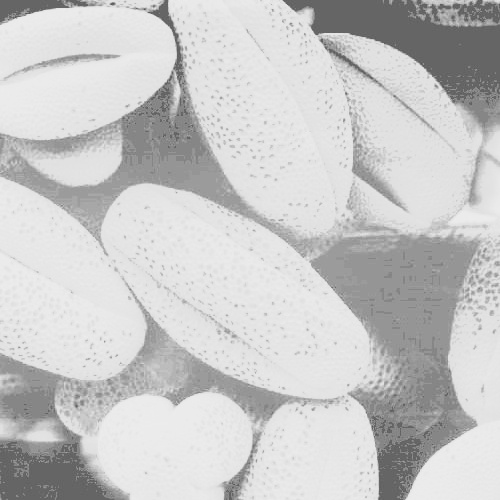
#> input picture unite_3/contrastStretch.jpg, 500 x 500 px
$ python -i space_filter.py   (imports and definitions only)   (older library calls are emulated)
#> lines starting #> are read from the running program, lines starting #| are printed output that depends on the picture
#> further down, picture is the input picture: shape (500, 500, 3); min 83, max 241, mean 200.1
# -*- coding: utf-8 -*-
"""
Created on Sun Oct 27 15:54:01 2019

@author: Julius Zhu
"""

import cv2
import numpy as np


class SpaceFilter():


    # 自定义kernal滤波
    mean_kernal = np.ones((3,3))/9

    # [98 lines left out: functions self_filter, mean_blur, gaussian_blur, median_blur, bi_demo, shift_demo and 1 more, not called in this run]

    @staticmethod
    def sobel(img):
        """
        dst = cv2.Sobel(src, ddepth, dx, dy[, dst[, ksize[, scale[, delta[, borderType]]]]])
        函数返回其处理结果。
        前四个是必须的参数：
        第一个参数是需要处理的图像；
        第二个参数是图像的深度，-1表示采用的是与原图像相同的深度。目标图像的深度必须大于等于原图像的深度；
        dx和dy表示的是求导的阶数，0表示这个方向上没有求导，一般为0、1、2。
        可选：
        ksize是Sobel算子的大小，必须为1、3、5、7。
        scale是缩放导数的比例常数，默认情况下没有伸缩系数；
        delta是一个可选的增量，将会加到最终的dst中，同样，默认情况下没有额外的值加到dst中；
        borderType是判断图像边界的模式。这个参数默认值为cv2.BORDER_DEFAULT。

        dst = cv2.addWeighted(src1, alpha, src2, beta, gamma[, dst[, dtype]])
        其中alpha是第一幅图片中元素的权重，beta是第二个的权重，gamma是加到最后结果上的一个值

        """
        x = cv2.Sobel(img,cv2.CV_16S,1,0)
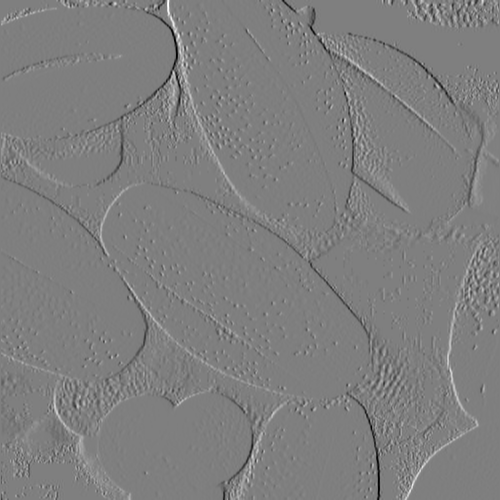
#> x: shape (500, 500, 3) int16; min -510, max 513, mean 0; drawn with min black and max white
        y = cv2.Sobel(img,cv2.CV_16S,0,1)
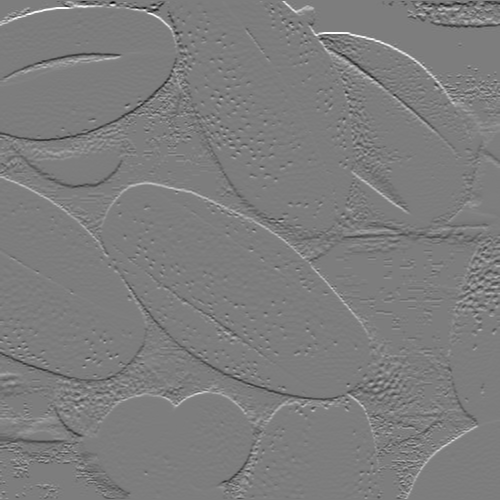
#> y: shape (500, 500, 3) int16; min -518, max 535, mean 0.4; drawn with min black and max white
        absX = cv2.convertScaleAbs(x)   # 转回uint8
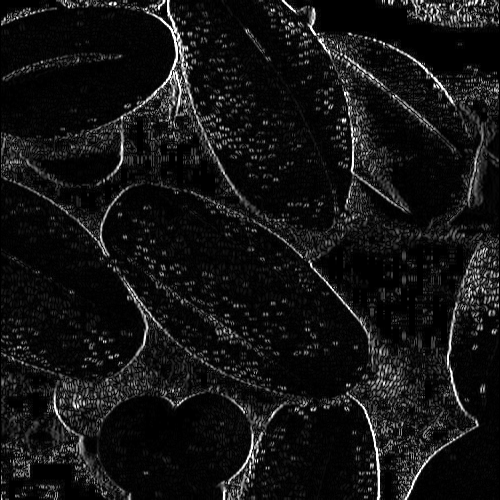
#> absX: shape (500, 500, 3); min 0, max 255, mean 20.1
        absY = cv2.convertScaleAbs(y)
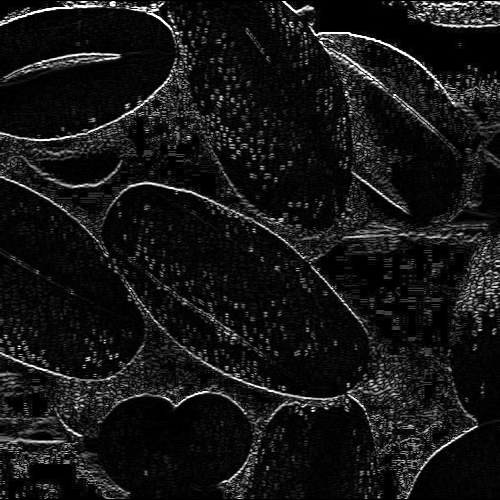
#> absY: shape (500, 500, 3); min 0, max 255, mean 22

        dst = cv2.addWeighted(absX,0.5,absY,0.5,0)
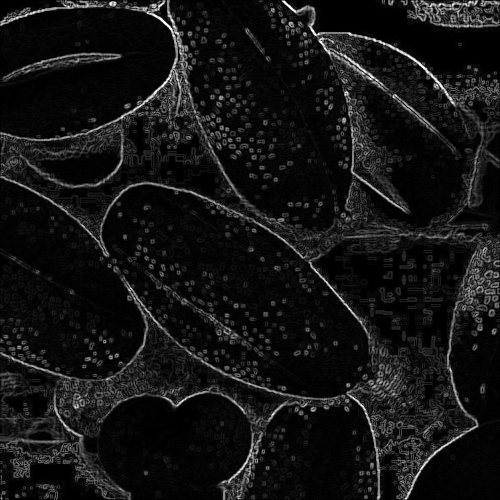
#> dst: shape (500, 500, 3); min 0, max 255, mean 21

        return dst

    # [22 lines left out: function laplacian, not called in this run]


>>> import cv2
>>> picture = cv2.imread('contrastStretch.jpg')
>>> result = SpaceFilter().sobel(picture)
